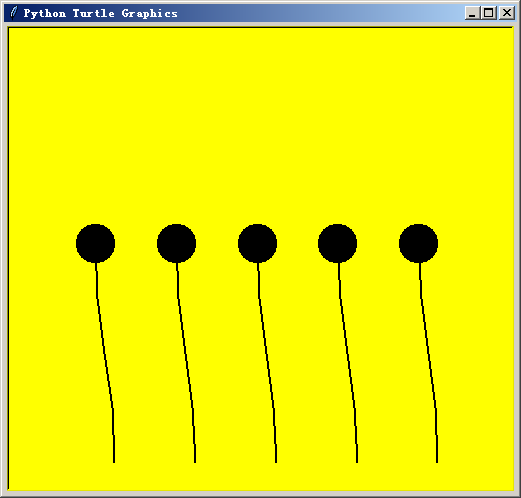

The script that drew this image:
"""
    蝌蚪.py
"""
import turtle

turtle.bgcolor('yellow')             # 背景颜色
turtle.pensize(2)                    # 画笔粗细
turtle.penup()                       # 抬笔
turtle.bk(250)                       # 倒退250
 
for _ in range(5):
    turtle.penup()                   # 抬笔
    turtle.setheading(90)            # 设置方向为90
    turtle.sety(-200)                # 设置y坐标
    turtle.setx(turtle.xcor() + 100) # x坐标增加100
    turtle.pendown()                 # 落笔
    turtle.circle(630,10)            # 画弧形
    turtle.circle(-630,10)           # 画弧形
    turtle.dot(40)                   # 打圆点

turtle.done()                        # 事件循环
